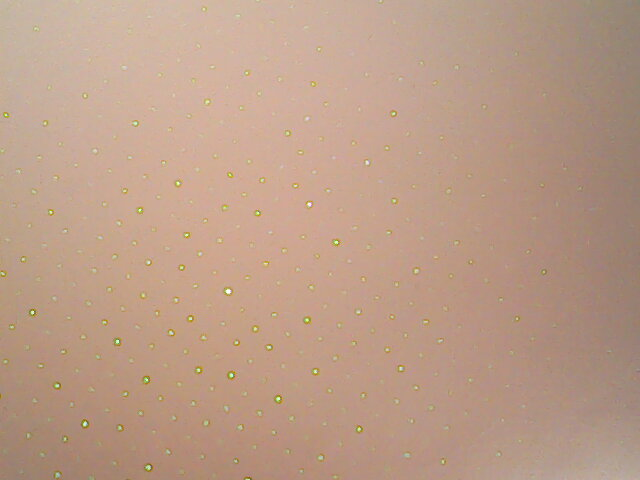
#> input picture doc/cantseepoints1.jpg, 640 x 480 px, found by its file name
$ python substract.py
#> lines starting #> are read from the running program, lines starting #| are printed output that depends on the picture
import cv2
import numpy as np

def bgr2gr(img):

	height,width,channels = img1.shape
	grayscale = np.zeros((height,width,1), np.uint8)
	for i in range(0, height):
		for j in range(0, width):
			b,g,r = img[i,j]
			grayscale[i,j] = g
	return grayscale


img1 = cv2.imread("doc/cantseepoints1.jpg",1)
#> img1 is the input picture: shape (480, 640, 3); mean B, G, R 136.5, 156.7, 188.1
img2 = cv2.imread("doc/nopoints1.jpg",1)
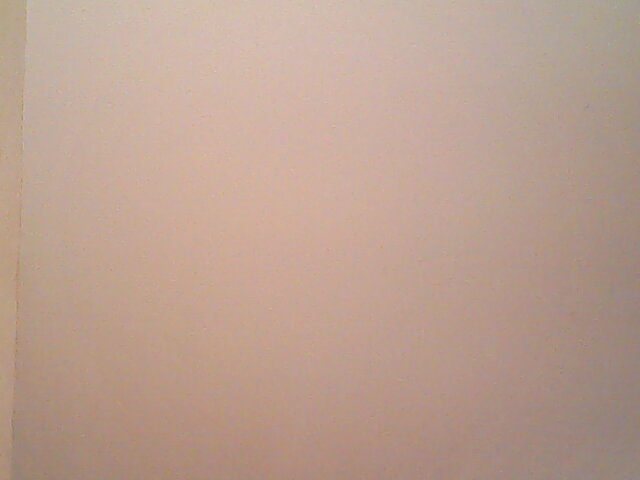
#> input picture doc/nopoints1.jpg, 640 x 480 px, found by its file name
#> img2 is the input picture: shape (480, 640, 3); mean B, G, R 145.6, 160.1, 187.7

img1 = bgr2gr(img1)
#> after the loop in bgr2gr, `for i in range(0, height):`:
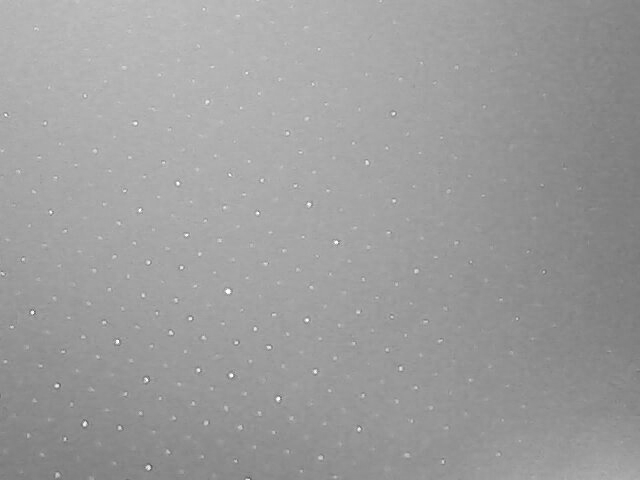
#> grayscale: shape (480, 640, 1); min 85, max 255, mean 156.7
img2 = bgr2gr(img2)
#> after the loop in bgr2gr (call 2), `for i in range(0, height):`:
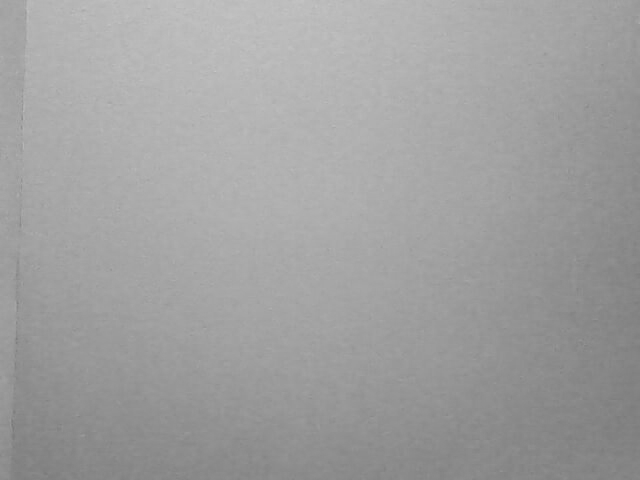
#> grayscale: shape (480, 640, 1); min 122, max 199, mean 160.1


cv2.imshow("img1", img1)
cv2.imshow("img2", img2)
sub = cv2.subtract(img1, img2)
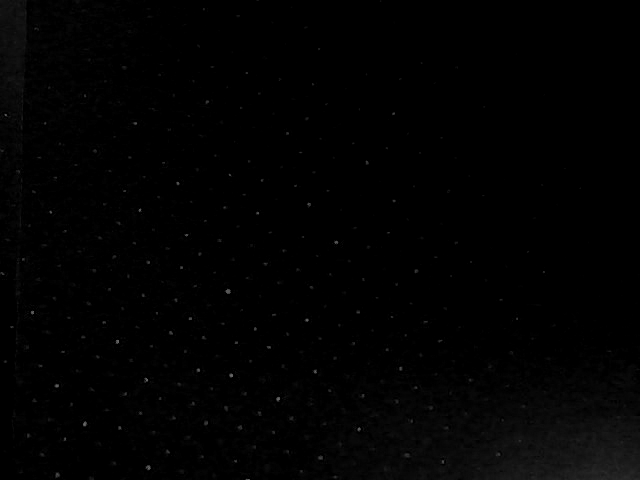
#> sub: shape (480, 640); min 0, max 107, mean 1.8
cv2.imshow("subtracted", sub)
cv2.imwrite("doc/subtracted.jpg", sub)
cv2.waitKey()
#cv2.imwrite("laser/laser38.jpg",sub)
cv2.destroyAllWindows()
